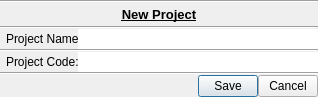
<?xml version="1.0" encoding="UTF-8"?>
<ui version="4.0">
 <class>dial_newProject</class>
 <widget class="QDialog" name="dial_newProject">
  <property name="geometry">
   <rect>
    <x>0</x>
    <y>0</y>
    <width>318</width>
    <height>97</height>
   </rect>
  </property>
  <property name="windowTitle">
   <string>New Project</string>
  </property>
  <layout class="QGridLayout" name="gridLayout">
   <property name="margin">
    <number>0</number>
   </property>
   <property name="spacing">
    <number>0</number>
   </property>
   <item row="0" column="0">
    <widget class="Line" name="line">
     <property name="orientation">
      <enum>Qt::Horizontal</enum>
     </property>
    </widget>
   </item>
   <item row="1" column="0">
    <widget class="QLabel" name="l_newProject">
     <property name="font">
      <font>
       <pointsize>10</pointsize>
       <weight>75</weight>
       <bold>true</bold>
       <underline>true</underline>
      </font>
     </property>
     <property name="text">
      <string>New Project</string>
     </property>
     <property name="alignment">
      <set>Qt::AlignCenter</set>
     </property>
    </widget>
   </item>
   <item row="2" column="0">
    <widget class="Line" name="line_2">
     <property name="orientation">
      <enum>Qt::Horizontal</enum>
     </property>
    </widget>
   </item>
   <item row="6" column="0">
    <widget class="Line" name="line_3">
     <property name="orientation">
      <enum>Qt::Horizontal</enum>
     </property>
    </widget>
   </item>
   <item row="7" column="0">
    <layout class="QHBoxLayout" name="hl_buttons">
     <property name="spacing">
      <number>0</number>
     </property>
     <item>
      <spacer name="horizontalSpacer">
       <property name="orientation">
        <enum>Qt::Horizontal</enum>
       </property>
       <property name="sizeHint" stdset="0">
        <size>
         <width>40</width>
         <height>20</height>
        </size>
       </property>
      </spacer>
     </item>
     <item>
      <widget class="QPushButton" name="pb_save">
       <property name="minimumSize">
        <size>
         <width>60</width>
         <height>0</height>
        </size>
       </property>
       <property name="maximumSize">
        <size>
         <width>60</width>
         <height>16777215</height>
        </size>
       </property>
       <property name="text">
        <string>Save</string>
       </property>
       <property name="autoDefault">
        <bool>true</bool>
       </property>
       <property name="flat">
        <bool>false</bool>
       </property>
      </widget>
     </item>
     <item>
      <widget class="QPushButton" name="pb_cancel">
       <property name="minimumSize">
        <size>
         <width>60</width>
         <height>0</height>
        </size>
       </property>
       <property name="maximumSize">
        <size>
         <width>60</width>
         <height>16777215</height>
        </size>
       </property>
       <property name="text">
        <string>Cancel</string>
       </property>
       <property name="autoDefault">
        <bool>true</bool>
       </property>
       <property name="flat">
        <bool>false</bool>
       </property>
      </widget>
     </item>
    </layout>
   </item>
   <item row="5" column="0">
    <layout class="QHBoxLayout" name="hl_projectCode">
     <property name="leftMargin">
      <number>6</number>
     </property>
     <property name="rightMargin">
      <number>0</number>
     </property>
     <item>
      <widget class="QLabel" name="l_projectCode">
       <property name="minimumSize">
        <size>
         <width>72</width>
         <height>0</height>
        </size>
       </property>
       <property name="maximumSize">
        <size>
         <width>72</width>
         <height>16777215</height>
        </size>
       </property>
       <property name="text">
        <string>Project Code: </string>
       </property>
      </widget>
     </item>
     <item>
      <widget class="QLineEdit" name="le_projectCode">
       <property name="mouseTracking">
        <bool>false</bool>
       </property>
       <property name="focusPolicy">
        <enum>Qt::StrongFocus</enum>
       </property>
       <property name="frame">
        <bool>false</bool>
       </property>
       <property name="echoMode">
        <enum>QLineEdit::Normal</enum>
       </property>
      </widget>
     </item>
    </layout>
   </item>
   <item row="3" column="0">
    <layout class="QHBoxLayout" name="hl_projectName">
     <property name="leftMargin">
      <number>6</number>
     </property>
     <property name="rightMargin">
      <number>0</number>
     </property>
     <item>
      <widget class="QLabel" name="l_projectName">
       <property name="minimumSize">
        <size>
         <width>72</width>
         <height>0</height>
        </size>
       </property>
       <property name="maximumSize">
        <size>
         <width>72</width>
         <height>16777215</height>
        </size>
       </property>
       <property name="text">
        <string>Project Name: </string>
       </property>
      </widget>
     </item>
     <item>
      <widget class="QLineEdit" name="le_projectName">
       <property name="mouseTracking">
        <bool>false</bool>
       </property>
       <property name="focusPolicy">
        <enum>Qt::StrongFocus</enum>
       </property>
       <property name="frame">
        <bool>false</bool>
       </property>
       <property name="echoMode">
        <enum>QLineEdit::Normal</enum>
       </property>
      </widget>
     </item>
    </layout>
   </item>
   <item row="4" column="0">
    <widget class="Line" name="line_4">
     <property name="orientation">
      <enum>Qt::Horizontal</enum>
     </property>
    </widget>
   </item>
  </layout>
 </widget>
 <tabstops>
  <tabstop>le_projectName</tabstop>
  <tabstop>le_projectCode</tabstop>
  <tabstop>pb_save</tabstop>
  <tabstop>pb_cancel</tabstop>
 </tabstops>
 <resources/>
 <connections/>
</ui>
